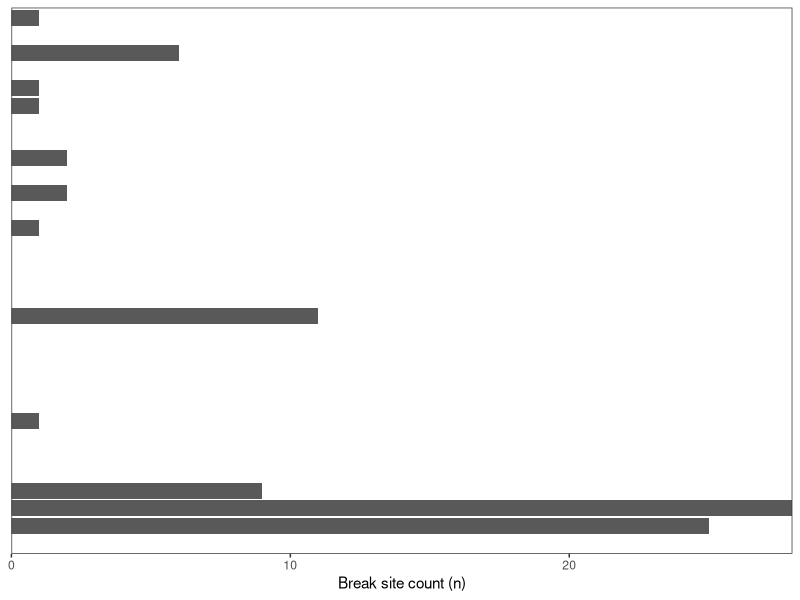

This chart was generated by the following R code:
library(ggplot2)
library(tidyverse)
library(patchwork)

df <- read.table("0.25_matrix.tsv", col.names=c("species", "bs_count"))

phylo_order <- c(
  "Caenorhabditis_briggsae",
  "Caenorhabditis_nigoni",
  "Caenorhabditis_sinica",
  "Caenorhabditis_zanzibari",
  "Caenorhabditis_latens",
  "Caenorhabditis_remanei",
  "Caenorhabditis_tropicalis",
  "Caenorhabditis_wallacei",
  "Caenorhabditis_doughertyi",
  "Caenorhabditis_brenneri",
  "Caenorhabditis_elegans",
  "Caenorhabditis_inopinata",
  "Caenorhabditis_kamaaina",
  "Caenorhabditis_afra",
  "Caenorhabditis_sulstoni",
  "Caenorhabditis_sp36",
  "Caenorhabditis_macrosperma",
  "Caenorhabditis_japonica",
  "Caenorhabditis_imperialis",
  "Caenorhabditis_uteleia",
  "Caenorhabditis_sp8", 
  "Caenorhabditis_quiockensis",
  "Caenorhabditis_angaria",
  "Caenorhabditis_virilis",
  "Caenorhabditis_drosophilae",
  "Caenorhabditis_bovis",
  "Caenorhabditis_plicata",
  "Caenorhabditis_parvicauda",
  "Caenorhabditis_monodelphis",
  "Caenorhabditis_auriculariae",
  "Diploscapter_coronatus"
)

df$species <- factor(df$species, levels = phylo_order)
df_ordered <- df[order(df$species), ]

p <- ggplot() + 
  geom_col(data=df_ordered, aes(x=rev(species),y=bs_count)) + 
  theme_bw() + 
  coord_flip() + 
  ylab("Break site count (n)") + 
  scale_y_continuous(expand=c(0,0)) + 
  theme(axis.text.y = element_blank(),
        axis.ticks.y = element_blank(), 
        axis.title.y = element_blank(),
        panel.grid = element_blank())
 
ggsave("barplots.pdf", p, width=6, height=8, units="in")